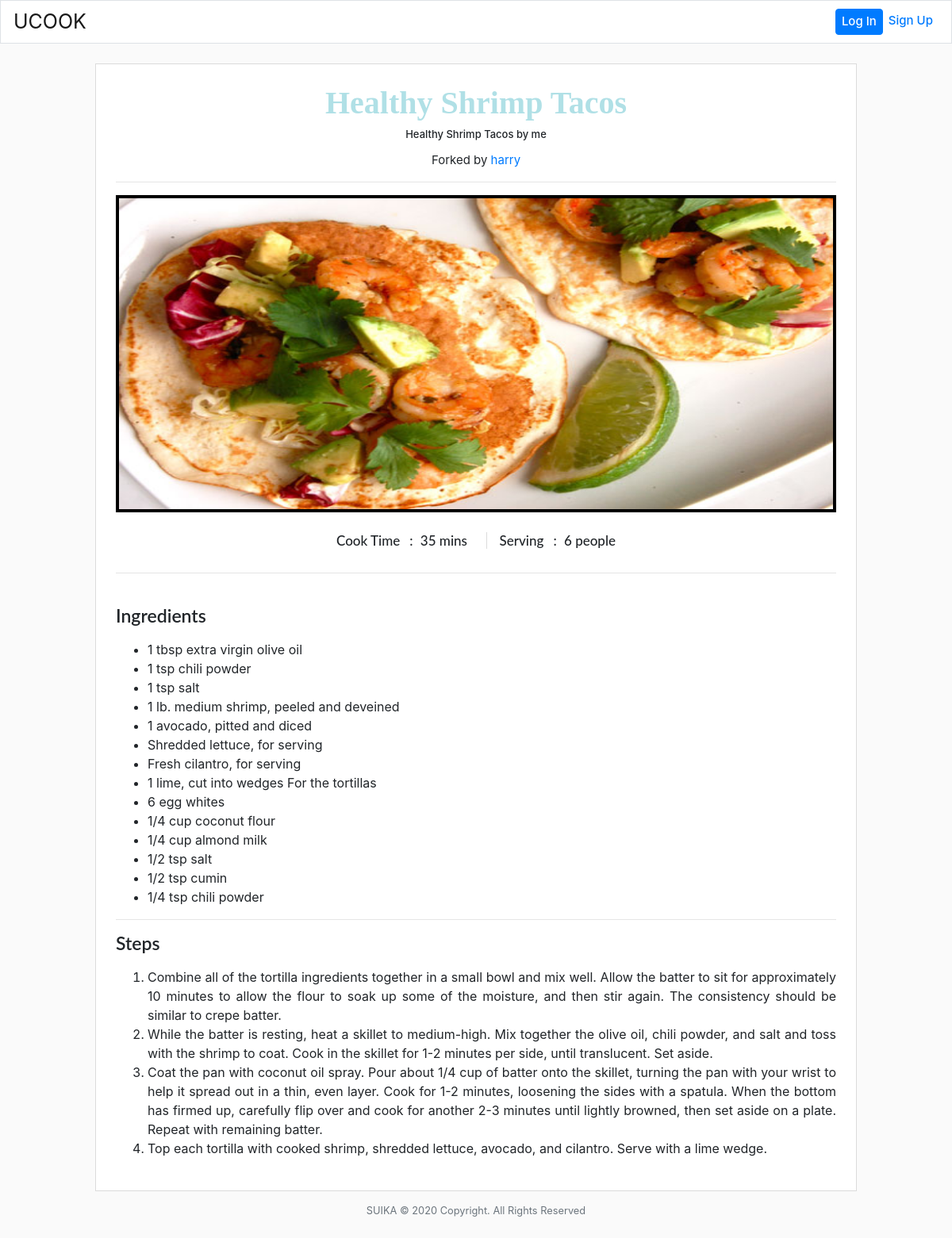
Page /recipes/2 on the committed database.
### tables this page shows
CREATE TABLE recipes (
id INTEGER NOT NULL,
user_id INTEGER NOT NULL,
title TEXT,
story TEXT,
serving TEXT,
cook_time TEXT,
ingredients TEXT,
steps TEXT,
image TEXT,
PRIMARY KEY(id),
FOREIGN KEY(user_id) REFERENCES users(id)
);

CREATE TABLE 'users' ('id' INTEGER PRIMARY KEY AUTOINCREMENT NOT NULL, 'username' TEXT NOT NULL, 'hash' TEXT NOT NULL, 'cash' NUMERIC NOT NULL DEFAULT 10000.00 );

### app.py (the view)
@app.route("/recipes/<int:id>")
def show_recipe(id):
    recipe_id = str(id)
    row = db.execute("SELECT * FROM recipes WHERE id = ?",
                     (recipe_id))
    name_id = db.execute("SELECT user_id FROM recipes WHERE id = ?",
                     (recipe_id))
    name = db.execute("SELECT username FROM users WHERE id = ?",
                     (name_id[0]["user_id"]))
    ingredients=row[0]["ingredients"]
    ingre_buffer = ingredients.split("- ")
    steps = row[0]["steps"]
    step_buffer = steps.split("1. ")
    if session:
        userid= session["user_id"]
    else:
        userid='guest'
    return render_template("recipe.html", name=name,name_id=name_id, userid=userid, row=row, ingre_buffer=ingre_buffer, step_buffer=step_buffer)

### app.py (called while the page is built)
@app.after_request
def after_request(response):
    response.headers["Cache-Control"] = "no-cache, no-store, must-revalidate"
    response.headers["Expires"] = 0
    response.headers["Pragma"] = "no-cache"
    return response

### templates/recipe.html (shortened to what this page needs)
{% extends "layout.html" %}
{% block main %}
        <section class="recipe-wrap text-center">
        <h1>{{row[0]["title"]}}</h1>
        <h4>{{row[0]["story"]}}</h4>
        <p class="forked">Forked by <a href="/myrecipes/{{name_id[0]["user_id"]}}" class="chefname">{{ name[0]["username"] }}</a></p>
        <hr>
        <img src="{{row[0]["image"]}}" alt="recipe-img">
        <div class="small-sect">
            <h3><span>Cook Time</span><span class="psmall">:</span> {{row[0]["cook_time"]}}</h3>
            <h3><span class="align">Serving</span><span class="psmall">:</span> {{row[0]["serving"]}} people</h3>
         </div>
         <hr><br>
        <h2>Ingredients</h2>
        <p class="content" >
            <ul>
                {% for i in ingre_buffer[1:] %}
                    <li>{{ i }}</li>
                {% endfor %}
            </ul>
        </p>
        <hr>
        <h2>Steps</h2>
        <p class="content">
            <ol>
                {% for step in step_buffer[1:] %}
                    <li>{{ step }}</li>
                {% endfor %}
            </ol>
        </p>
    </section>
{% endblock %}

### static/styles.css (style rules this page uses)
img { max-width: 100%; }
.forked { font-size: 15px; margin-top: -12px; }
body { background-color:#fafafa; justify-content: center; }
.recipe-wrap { margin-left: auto; margin-right: auto; max-width: 960px; background-color: white; border: 1px solid #dbdbdb; padding: 25px; position: relative; margin-top: 25px; }
.small-sect { display: flex; justify-content: space-between; max-width: 352px; margin: 26px auto 0px; }
.recipe-wrap img { width: 100%; max-height: 400px; border: 4px solid #000; }
span.align { border-left: 1px solid #dbdbdb; padding-left: 16px; }
span.psmall { margin-left: 12px; margin-right: 5px; }
.recipe-wrap h3 { font-size: 17px; font-family: Lato,Helvetica Neue,Helvetica,arial,sans-serif; padding-bottom: 6px; }
section.recipe-wrap h4 { font-size: 13px; margin-bottom: 25px; }
section.recipe-wrap h1 { font-family: TitanOne; font-weight: bold; color: powderblue; }
.recipe-wrap h2 { font-family: Lato,Helvetica Neue,Helvetica,arial,sans-serif; font-weight: 600; text-align: left; font-size: 23px; }
.text-center { text-align: center; }
img, video { max-width: 100%; height: auto; }
li { text-align: justify; }

### rows in the picture
recipes: title "Healthy Shrimp Tacos", story "Healthy Shrimp Tacos by me", cook_time "35 mins", serving "6"
users: username "harry"

### other values in the picture
{{ i }} "1 tbsp extra virgin olive oil" "1 tsp chili powder" "1 tsp salt" "1 lb. medium shrimp, peeled and deveined" "1 avocado, pitted and diced" "Shredded lettuce, for serving" "Fresh cilantro, for serving" "1 lime, cut into wedges For the tortillas" "6 egg whites" "1/4 cup coconut flour" "1/4 cup almond milk" "1/2 tsp salt" "1/2 tsp cumin" "1/4 tsp chili powder"
{{ step }} "Top each tortilla with cooked shrimp, shredded lettuce, avocado, and cilantro. Serve with a lime wedge."
